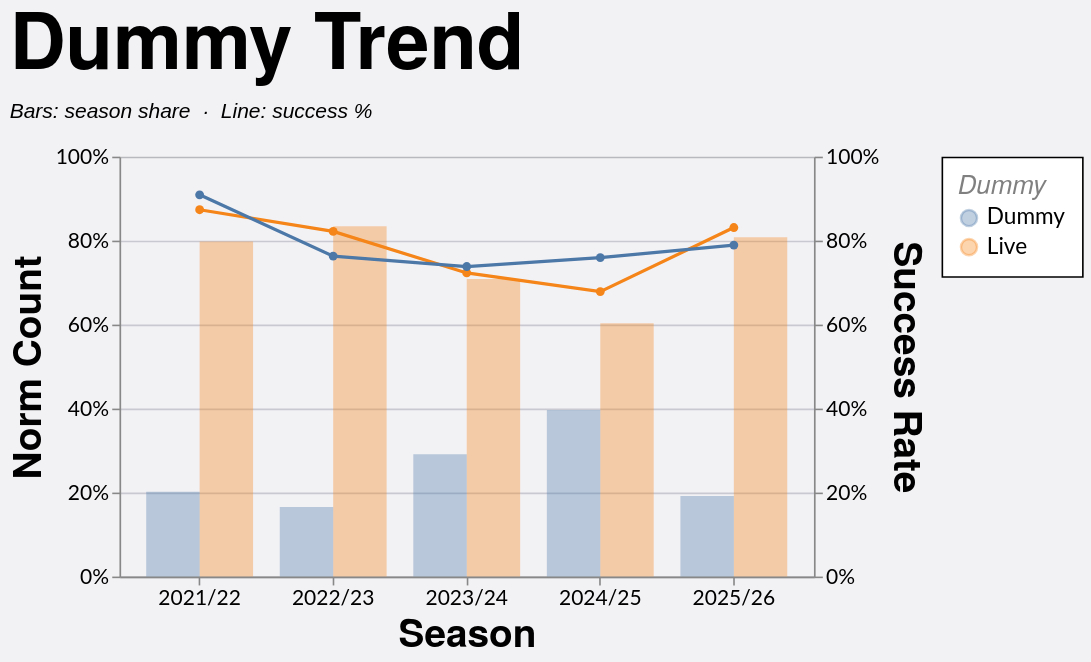

Vega-Lite specification stored for this chart:
### Vega-Lite specification from a JSON file in a GitHub repository (floating-point values rounded to 4 significant figures; data arrays with more than 128 entries replaced by an {"elided": "..."} marker saying what was removed)
{"config": {"axis": {"labelFont": "Lato, sans-serif", "titleFont": "PT Sans Narrow, Helvetica Neue, Helvetica, Arial, sans-serif", "labelFontSize": 13, "titleFontSize": 24, "gridColor": "#202947", "gridOpacity": 0.2}, "header": {"labelFont": "PT Sans Narrow, Helvetica Neue, Helvetica, Arial, sans-serif", "titleFont": "PT Sans Narrow, Helvetica Neue, Helvetica, Arial, sans-serif", "labelFontSize": 24, "titleFontSize": 28, "labelFontWeight": "bold", "orient": "left"}, "legend": {"labelFont": "Lato, sans-serif", "titleFont": "PT Sans Narrow, Helvetica Neue, Helvetica, Arial, sans-serif", "labelFontSize": 14, "titleFontSize": 16, "titlePadding": 5, "fillColor": "white", "strokeColor": "black", "padding": 10, "titleFontWeight": "lighter", "titleFontStyle": "italic", "titleColor": "gray", "offset": 10}, "title": {"font": "PT Sans Narrow, Helvetica Neue, Helvetica, Arial, sans-serif", "fontSize": 48, "fontWeight": "bold", "anchor": "start", "align": "center", "titlePadding": 20, "subtitlePadding": 10, "subtitleFontSize": 13, "subtitleColor": "", "subtitleFontStyle": "italic", "offset": 15, "color": "black"}, "axisX": {"labelAngle": 0}, "facet": {"title": null, "header": null, "align": {"row": "each", "column": "each"}}, "resolve": {"scale": {"y": "independent", "facet": "independent"}}, "background": "#f2f1f4"}, "layer": [{"mark": {"type": "bar", "opacity": 0.35}, "encoding": {"color": {"field": "dummy", "sort": ["Dummy", "Live"], "title": "Dummy", "type": "nominal"}, "tooltip": [{"field": "season", "title": "Season", "type": "nominal"}, {"field": "dummy", "title": "Dummy", "type": "nominal"}, {"field": "won", "format": ",.0f", "title": "Won", "type": "quantitative"}, {"field": "attempts", "format": ",.0f", "title": "Attempts", "type": "quantitative"}, {"field": "norm_count", "format": ".1%", "title": "Norm Count", "type": "quantitative"}, {"field": "success_rate", "format": ".1%", "title": "Success Rate", "type": "quantitative"}], "x": {"field": "season", "sort": ["2021/22", "2022/23", "2023/24", "2024/25", "2025/26"], "title": "Season", "type": "nominal"}, "xOffset": {"field": "dummy", "sort": ["Dummy", "Live"], "type": "nominal"}, "y": {"axis": {"format": "%", "orient": "left"}, "field": "norm_count", "scale": {"domain": [0, 1]}, "title": "Norm Count", "type": "quantitative"}}, "transform": [{"filter": "(loSquad == 'All' || datum.squad == loSquad) && (loGameType == 'All' || (loGameType == 'League + Cup' && (datum.game_type == 'League' || datum.game_type == 'Cup')) || (loGameType == 'League only' && datum.game_type == 'League') || datum.game_type == loGameType) && (loOpposition == 'All' || datum.opposition == loOpposition) && (loThrower == 'All' || datum.thrower == loThrower) && (loJumper == 'All' || datum.jumper == loJumper) && (loArea == 'All' || datum.area == loArea) && (loNumbers == 'All' || datum.numbers == loNumbers) && (loCallType == 'All' || datum.call_type == loCallType)"}, {"aggregate": [{"op": "count", "as": "attempts"}, {"op": "sum", "field": "won", "as": "won"}], "groupby": ["season", "dummy"]}, {"joinaggregate": [{"op": "sum", "field": "attempts", "as": "season_attempts"}], "groupby": ["season"]}, {"calculate": "datum.attempts / datum.season_attempts", "as": "norm_count"}, {"calculate": "datum.won / datum.attempts", "as": "success_rate"}]}, {"mark": {"type": "line", "point": true, "strokeWidth": 2}, "encoding": {"color": {"field": "dummy", "sort": ["Dummy", "Live"], "title": "Dummy", "type": "nominal"}, "detail": {"field": "dummy", "type": "nominal"}, "tooltip": [{"field": "season", "title": "Season", "type": "nominal"}, {"field": "dummy", "title": "Dummy", "type": "nominal"}, {"field": "won", "format": ",.0f", "title": "Won", "type": "quantitative"}, {"field": "attempts", "format": ",.0f", "title": "Attempts", "type": "quantitative"}, {"field": "norm_count", "format": ".1%", "title": "Norm Count", "type": "quantitative"}, {"field": "success_rate", "format": ".1%", "title": "Success Rate", "type": "quantitative"}], "x": {"field": "season", "sort": ["2021/22", "2022/23", "2023/24", "2024/25", "2025/26"], "title": "Season", "type": "nominal"}, "y": {"axis": {"format": "%", "orient": "right"}, "field": "success_rate", "scale": {"domain": [0, 1]}, "title": "Success Rate", "type": "quantitative"}}, "transform": [{"filter": "(loSquad == 'All' || datum.squad == loSquad) && (loGameType == 'All' || (loGameType == 'League + Cup' && (datum.game_type == 'League' || datum.game_type == 'Cup')) || (loGameType == 'League only' && datum.game_type == 'League') || datum.game_type == loGameType) && (loOpposition == 'All' || datum.opposition == loOpposition) && (loThrower == 'All' || datum.thrower == loThrower) && (loJumper == 'All' || datum.jumper == loJumper) && (loArea == 'All' || datum.area == loArea) && (loNumbers == 'All' || datum.numbers == loNumbers) && (loCallType == 'All' || datum.call_type == loCallType)"}, {"aggregate": [{"op": "count", "as": "attempts"}, {"op": "sum", "field": "won", "as": "won"}], "groupby": ["season", "dummy"]}, {"joinaggregate": [{"op": "sum", "field": "attempts", "as": "season_attempts"}], "groupby": ["season"]}, {"calculate": "datum.attempts / datum.season_attempts", "as": "norm_count"}, {"calculate": "datum.won / datum.attempts", "as": "success_rate"}]}], "data": {"name": "data-73f91a64a43d4e9fe8f6d842372acc63"}, "height": 260, "params": [{"name": "loSquad", "value": "All"}, {"name": "loSeason", "value": "All"}, {"name": "loGameType", "value": "All"}, {"name": "loOpposition", "value": "All"}, {"name": "loThrower", "value": "All"}, {"name": "loJumper", "value": "All"}, {"name": "loArea", "value": "All"}, {"name": "loNumbers", "value": "All"}, {"name": "loCallType", "value": "All"}], "resolve": {"scale": {"y": "independent"}}, "title": {"text": "Dummy Trend", "subtitle": "Bars: season share  ·  Line: success %"}, "width": 430, "$schema": "https://vega.github.io/schema/vega-lite/v5.20.1.json", "datasets": {"data-73f91a64a43d4e9fe8f6d842372acc63": {"elided": "1228 records"}}}
